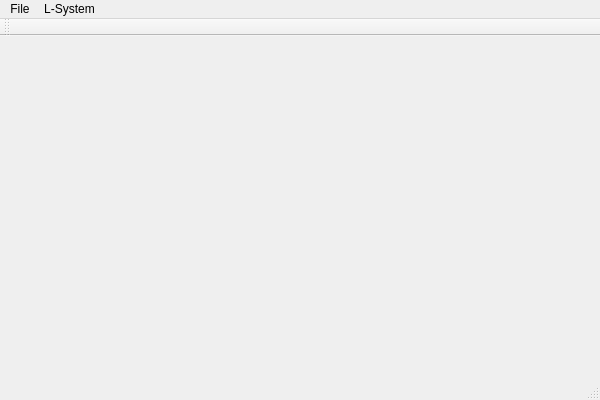
<?xml version="1.0" encoding="UTF-8"?>
<ui version="4.0">
 <class>MainWindowClass</class>
 <widget class="QMainWindow" name="MainWindowClass">
  <property name="geometry">
   <rect>
    <x>0</x>
    <y>0</y>
    <width>600</width>
    <height>400</height>
   </rect>
  </property>
  <property name="windowTitle">
   <string>Greedy Inverse - 3D Pipe</string>
  </property>
  <widget class="QWidget" name="centralWidget"/>
  <widget class="QMenuBar" name="menuBar">
   <property name="geometry">
    <rect>
     <x>0</x>
     <y>0</y>
     <width>600</width>
     <height>21</height>
    </rect>
   </property>
   <widget class="QMenu" name="menuFile">
    <property name="title">
     <string>File</string>
    </property>
    <addaction name="actionLoadCamera"/>
    <addaction name="actionSaveCamera"/>
    <addaction name="actionResetCamera"/>
    <addaction name="separator"/>
    <addaction name="actionExit"/>
   </widget>
   <widget class="QMenu" name="menuL_System">
    <property name="title">
     <string>L-System</string>
    </property>
    <addaction name="actionRandomGeneration"/>
    <addaction name="actionGreedyInverse"/>
   </widget>
   <addaction name="menuFile"/>
   <addaction name="menuL_System"/>
  </widget>
  <widget class="QToolBar" name="mainToolBar">
   <attribute name="toolBarArea">
    <enum>TopToolBarArea</enum>
   </attribute>
   <attribute name="toolBarBreak">
    <bool>false</bool>
   </attribute>
  </widget>
  <widget class="QStatusBar" name="statusBar"/>
  <action name="actionExit">
   <property name="text">
    <string>Exit</string>
   </property>
  </action>
  <action name="actionRandomGeneration">
   <property name="text">
    <string>Random Generation</string>
   </property>
  </action>
  <action name="actionGreedyInverse">
   <property name="text">
    <string>Greedy Inverse</string>
   </property>
  </action>
  <action name="actionLoadCamera">
   <property name="text">
    <string>Load Camera</string>
   </property>
  </action>
  <action name="actionSaveCamera">
   <property name="text">
    <string>Save Camera</string>
   </property>
  </action>
  <action name="actionResetCamera">
   <property name="text">
    <string>Reset Camera</string>
   </property>
  </action>
 </widget>
 <layoutdefault spacing="6" margin="11"/>
 <resources>
  <include location="MainWindow.qrc"/>
 </resources>
 <connections/>
</ui>
